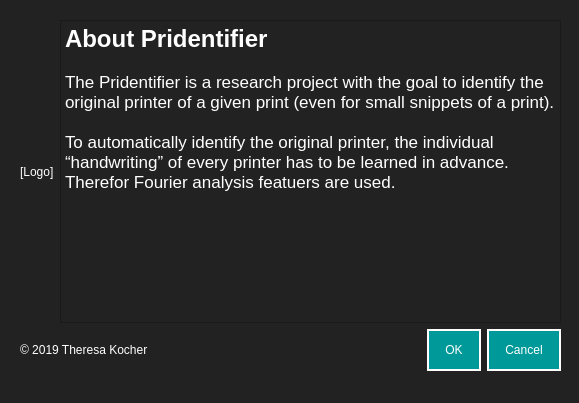
<?xml version="1.0" encoding="UTF-8"?>
<ui version="4.0">
 <class>Dialog</class>
 <widget class="QDialog" name="Dialog">
  <property name="geometry">
   <rect>
    <x>0</x>
    <y>0</y>
    <width>579</width>
    <height>403</height>
   </rect>
  </property>
  <property name="windowTitle">
   <string>Dialog</string>
  </property>
  <property name="styleSheet">
   <string notr="true">background-color: #222222;
</string>
  </property>
  <widget class="QWidget" name="verticalLayoutWidget">
   <property name="geometry">
    <rect>
     <x>20</x>
     <y>20</y>
     <width>541</width>
     <height>351</height>
    </rect>
   </property>
   <layout class="QVBoxLayout" name="verticalLayout">
    <item>
     <layout class="QHBoxLayout" name="horizontalLayout">
      <item>
       <layout class="QHBoxLayout" name="horizontalLayout_2"/>
      </item>
     </layout>
    </item>
    <item>
     <layout class="QHBoxLayout" name="horizontalLayout_4">
      <item>
       <widget class="QLabel" name="label_2">
        <property name="styleSheet">
         <string notr="true">color: #fff;
font: 12pt &quot;Helvetica&quot;;
</string>
        </property>
        <property name="text">
         <string>[Logo]</string>
        </property>
       </widget>
      </item>
      <item>
       <widget class="QTextBrowser" name="textBrowser">
        <property name="styleSheet">
         <string notr="true">color: #fff;
font: 12pt &quot;Helvetica&quot;;
</string>
        </property>
        <property name="html">
         <string>&lt;!DOCTYPE HTML PUBLIC &quot;-//W3C//DTD HTML 4.0//EN&quot; &quot;http://www.w3.org/TR/REC-html40/strict.dtd&quot;&gt;
&lt;html&gt;&lt;head&gt;&lt;meta name=&quot;qrichtext&quot; content=&quot;1&quot; /&gt;&lt;style type=&quot;text/css&quot;&gt;
p, li { white-space: pre-wrap; }
&lt;/style&gt;&lt;/head&gt;&lt;body style=&quot; font-family:'Helvetica'; font-size:12pt; font-weight:400; font-style:normal;&quot;&gt;
&lt;p style=&quot; margin-top:0px; margin-bottom:0px; margin-left:0px; margin-right:0px; -qt-block-indent:0; text-indent:0px;&quot;&gt;&lt;span style=&quot; font-size:18pt; font-weight:600;&quot;&gt;About Pridentifier&lt;/span&gt;&lt;/p&gt;
&lt;p style=&quot;-qt-paragraph-type:empty; margin-top:0px; margin-bottom:0px; margin-left:0px; margin-right:0px; -qt-block-indent:0; text-indent:0px;&quot;&gt;&lt;br /&gt;&lt;/p&gt;
&lt;p style=&quot; margin-top:0px; margin-bottom:0px; margin-left:0px; margin-right:0px; -qt-block-indent:0; text-indent:0px;&quot;&gt;&lt;span style=&quot; font-family:'.SF NS Text'; font-size:13pt;&quot;&gt;The Pridentifier is a research project with the goal to identify the original printer of a given print (even for small snippets of a print).&lt;/span&gt;&lt;/p&gt;
&lt;p style=&quot;-qt-paragraph-type:empty; margin-top:0px; margin-bottom:0px; margin-left:0px; margin-right:0px; -qt-block-indent:0; text-indent:0px; font-family:'.SF NS Text'; font-size:13pt;&quot;&gt;&lt;br /&gt;&lt;/p&gt;
&lt;p style=&quot; margin-top:0px; margin-bottom:0px; margin-left:0px; margin-right:0px; -qt-block-indent:0; text-indent:0px;&quot;&gt;&lt;span style=&quot; font-family:'.SF NS Text'; font-size:13pt;&quot;&gt;To automatically identify the original printer, the individual “handwriting” of every printer has to be learned in advance. Therefor Fourier analysis featuers are used.&lt;/span&gt;&lt;/p&gt;&lt;/body&gt;&lt;/html&gt;</string>
        </property>
       </widget>
      </item>
     </layout>
    </item>
    <item>
     <layout class="QHBoxLayout" name="horizontalLayout_3">
      <item>
       <widget class="QLabel" name="label">
        <property name="styleSheet">
         <string notr="true">color: #fff;
font: 12pt &quot;Helvetica&quot;;
</string>
        </property>
        <property name="text">
         <string>© 2019 Theresa Kocher</string>
        </property>
       </widget>
      </item>
      <item>
       <widget class="QDialogButtonBox" name="buttonBox">
        <property name="styleSheet">
         <string notr="true">QPushButton {
background-color: #009999;
padding: 12px 16px;
border: 2px solid #fff;
color: #fff;
font: Helvetica;
}
QPushButton:hover {
	background-color: #75bdc3;
}</string>
        </property>
        <property name="orientation">
         <enum>Qt::Horizontal</enum>
        </property>
        <property name="standardButtons">
         <set>QDialogButtonBox::Cancel|QDialogButtonBox::Ok</set>
        </property>
       </widget>
      </item>
     </layout>
    </item>
   </layout>
  </widget>
 </widget>
 <resources/>
 <connections>
  <connection>
   <sender>buttonBox</sender>
   <signal>accepted()</signal>
   <receiver>Dialog</receiver>
   <slot>accept()</slot>
   <hints>
    <hint type="sourcelabel">
     <x>248</x>
     <y>254</y>
    </hint>
    <hint type="destinationlabel">
     <x>157</x>
     <y>274</y>
    </hint>
   </hints>
  </connection>
  <connection>
   <sender>buttonBox</sender>
   <signal>rejected()</signal>
   <receiver>Dialog</receiver>
   <slot>reject()</slot>
   <hints>
    <hint type="sourcelabel">
     <x>316</x>
     <y>260</y>
    </hint>
    <hint type="destinationlabel">
     <x>286</x>
     <y>274</y>
    </hint>
   </hints>
  </connection>
 </connections>
</ui>
